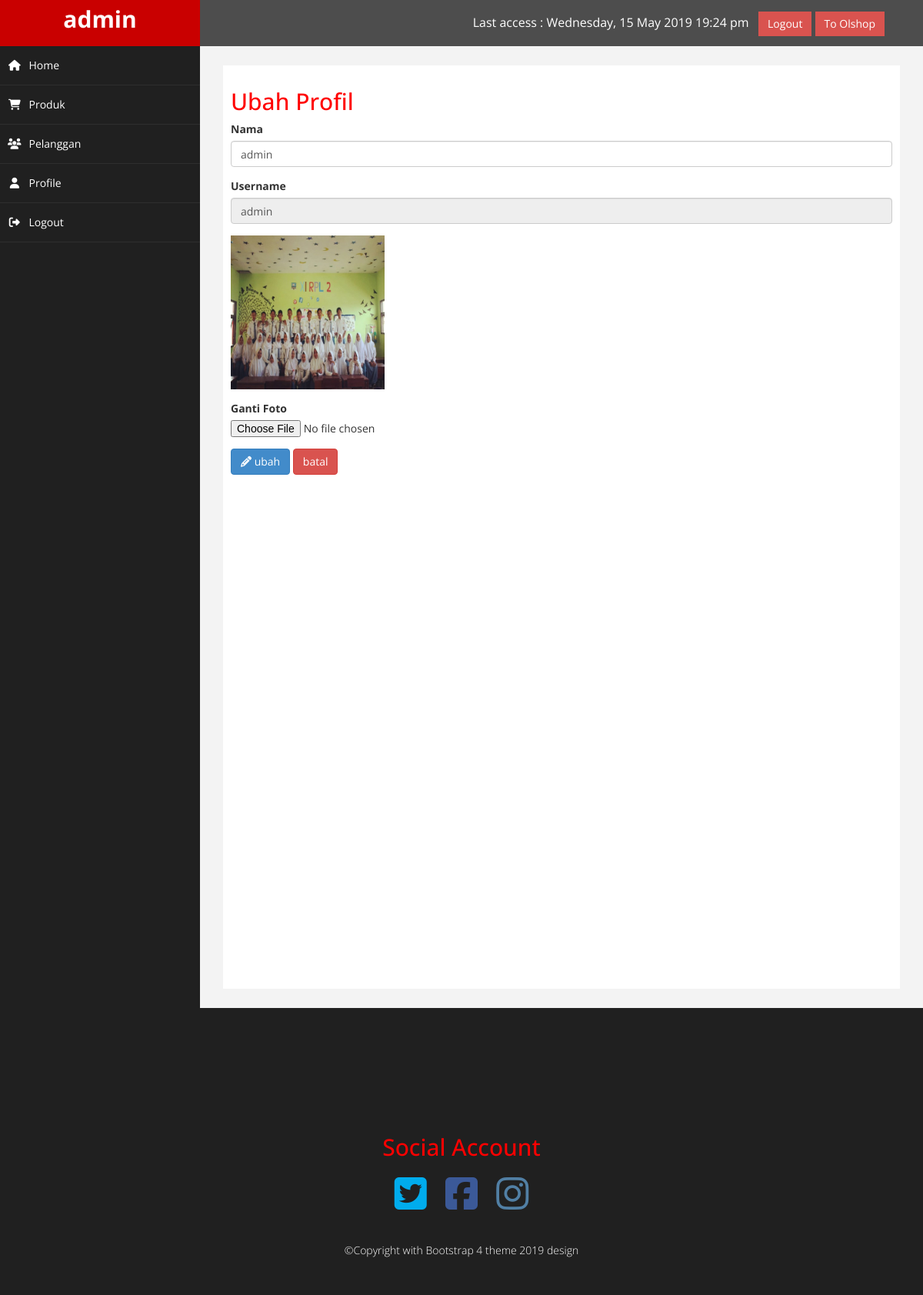
The page /on-admin/index.php?page=ubah_profil&id=1 (signed in) on the database its author committed.
### tables this page shows
CREATE TABLE `users` (
  `id_user` int(10) UNSIGNED NOT NULL,
  `nama` varchar(200) NOT NULL,
  `username` varchar(200) NOT NULL,
  `password` text NOT NULL,
  `level_user` varchar(150) NOT NULL DEFAULT 'member',
  `foto_profil` varchar(100) NOT NULL DEFAULT 'admin.jpg'
);

### on-admin/ubah_profil.php (the view, shortened to what this page needs)
<h2>Ubah Profil</h2>
<?php
$query = mysqli_query($dbconnect, "SELECT * FROM users WHERE id_user = '$_GET[id]'");
$row = mysqli_fetch_assoc($query);
?>
<form method="post" enctype="multipart/form-data" role="form">
    <div class="form-group">
        <label>Nama</label>
        <input type="text" name="nama" class="form-control" value="<?= $row['nama'] ?>">
    </div>
    <div class="form-group">
        <label>Username</label>
        <input type="text" name="username" class="form-control" value="<?= $row['username'] ?>" readonly>
    </div>
    <div class="form-group">
        <img src="../foto_profil/<?= $row['foto_profil'] ?>" width="200">
    </div>
    <div class="form-group">
        <label>Ganti Foto</label>
        <input type="file" name="foto">
    </div>
    <button class="btn btn-primary" onClick="return konfirmasi();" name="ubah"><i class="fa fa-pencil"></i> ubah</button>
    <a href="?page=profil&id=<?= $row['id_user'] ?>"><span class="btn btn-danger ">batal</></a>
</form>

### on-admin/assets/css/custom.css (style rules this page uses)
body { font-family: 'Open Sans', sans-serif; }
h2 { color: #f00; }

### on-admin/ubah_profil.php (style rules this page uses)
form { margin-bottom: 20px; }
a { text-decoration: none; color: white; }

### rows shown on the page
users: nama "admin", username "admin", foto_profil (picture)

### other values the page prints
$_SESSION['nama'] "admin"
$date "Wednesday, 15 May 2019 19:24 pm"
